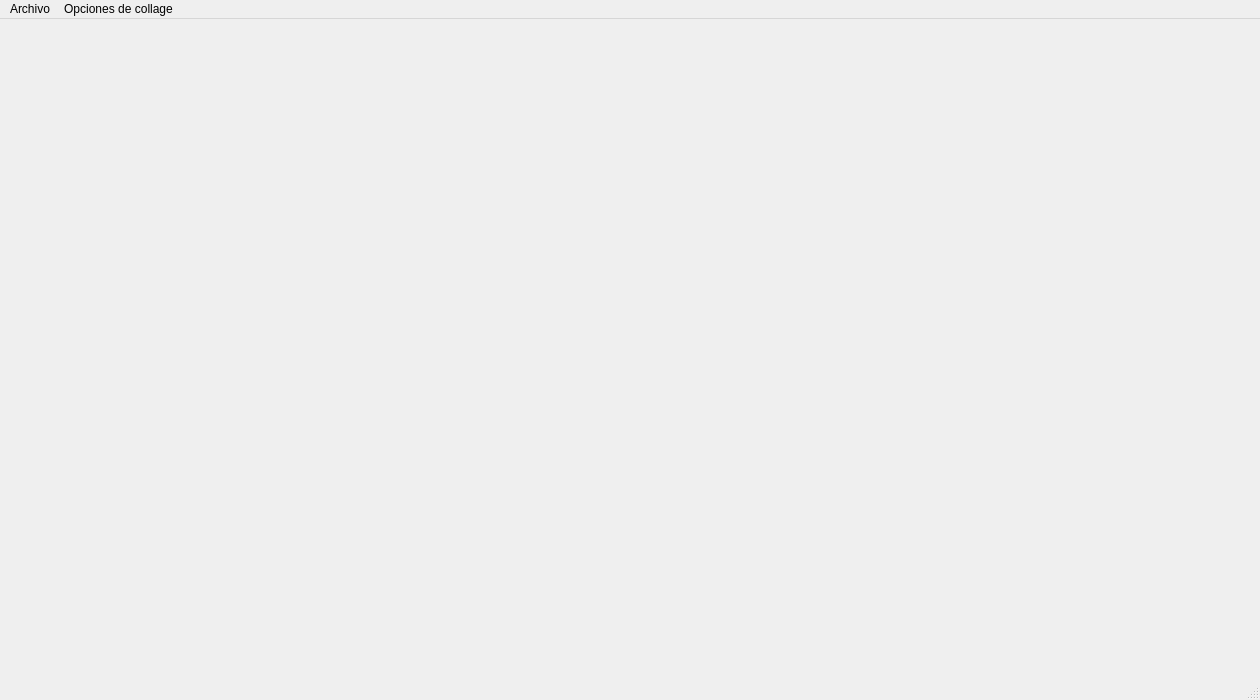
<?xml version="1.0" encoding="UTF-8"?>
<ui version="4.0">
 <class>MainWindow</class>
 <widget class="QMainWindow" name="MainWindow">
  <property name="geometry">
   <rect>
    <x>0</x>
    <y>0</y>
    <width>1260</width>
    <height>700</height>
   </rect>
  </property>
  <property name="sizePolicy">
   <sizepolicy hsizetype="Preferred" vsizetype="Preferred">
    <horstretch>0</horstretch>
    <verstretch>0</verstretch>
   </sizepolicy>
  </property>
  <property name="windowTitle">
   <string>Collage Maker</string>
  </property>
  <property name="autoFillBackground">
   <bool>false</bool>
  </property>
  <widget class="QWidget" name="centralwidget">
   <layout class="QGridLayout" name="gridLayout">
    <item row="0" column="2">
     <layout class="QHBoxLayout" name="horizontalLayout">
      <item>
       <widget class="PaintArea" name="paintArea" native="true">
        <property name="sizePolicy">
         <sizepolicy hsizetype="Preferred" vsizetype="Preferred">
          <horstretch>0</horstretch>
          <verstretch>0</verstretch>
         </sizepolicy>
        </property>
        <property name="minimumSize">
         <size>
          <width>900</width>
          <height>600</height>
         </size>
        </property>
       </widget>
      </item>
     </layout>
    </item>
   </layout>
  </widget>
  <widget class="QMenuBar" name="menubar">
   <property name="geometry">
    <rect>
     <x>0</x>
     <y>0</y>
     <width>1260</width>
     <height>20</height>
    </rect>
   </property>
   <widget class="QMenu" name="menuArchivo">
    <property name="title">
     <string>Archivo</string>
    </property>
    <addaction name="actionOpen_file"/>
    <addaction name="separator"/>
    <addaction name="actionGuardar_dibujo"/>
   </widget>
   <widget class="QMenu" name="menuOpciones_de_collage">
    <property name="title">
     <string>Opciones de collage</string>
    </property>
    <addaction name="actionChange_resolution"/>
    <addaction name="actionChange_Subdivitions"/>
    <addaction name="actionChange_random_pick"/>
    <addaction name="separator"/>
    <addaction name="actionSelect_images"/>
    <addaction name="actionGenerate_collage"/>
   </widget>
   <addaction name="menuArchivo"/>
   <addaction name="menuOpciones_de_collage"/>
  </widget>
  <widget class="QStatusBar" name="statusbar"/>
  <action name="actionOpen_file">
   <property name="text">
    <string>Abrir una imagen</string>
   </property>
  </action>
  <action name="actionGuardar_dibujo">
   <property name="text">
    <string>Guardar dibujo</string>
   </property>
  </action>
  <action name="actionChange_resolution">
   <property name="text">
    <string>Cambiar resolucion</string>
   </property>
  </action>
  <action name="actionChange_Subdivitions">
   <property name="text">
    <string>Cambiar subdivisiones</string>
   </property>
  </action>
  <action name="actionChange_random_pick">
   <property name="text">
    <string>Cambiar random pick</string>
   </property>
  </action>
  <action name="actionSelect_images">
   <property name="text">
    <string>Seleccionar imagenes</string>
   </property>
  </action>
  <action name="actionGenerate_collage">
   <property name="text">
    <string>Generar collage</string>
   </property>
  </action>
 </widget>
 <customwidgets>
  <customwidget>
   <class>PaintArea</class>
   <extends>QWidget</extends>
   <header location="global">PaintArea.h</header>
   <container>1</container>
  </customwidget>
 </customwidgets>
 <resources/>
 <connections/>
</ui>
